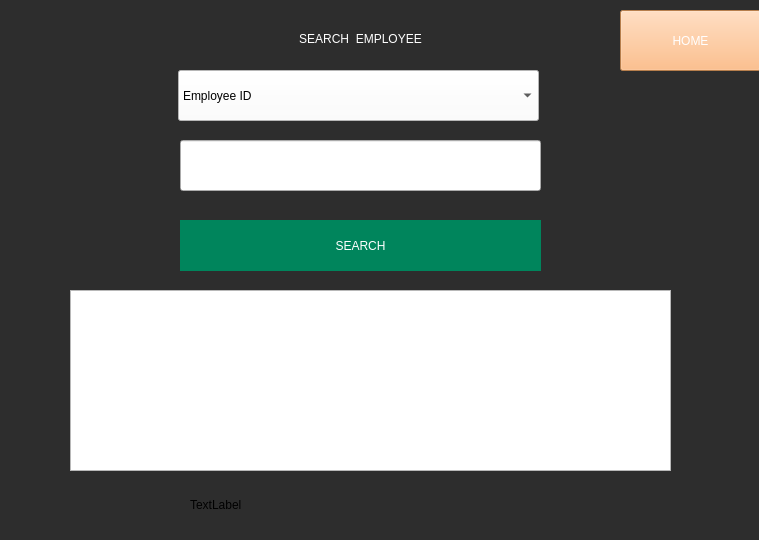
<?xml version="1.0" encoding="UTF-8"?>
<ui version="4.0">
 <class>Searchdetails</class>
 <widget class="QDialog" name="Searchdetails">
  <property name="geometry">
   <rect>
    <x>0</x>
    <y>0</y>
    <width>759</width>
    <height>540</height>
   </rect>
  </property>
  <property name="windowTitle">
   <string>Dialog</string>
  </property>
  <property name="styleSheet">
   <string notr="true">#Searchdetails
{
	background:#2D2D2D;
}</string>
  </property>
  <widget class="QLabel" name="label">
   <property name="geometry">
    <rect>
     <x>176</x>
     <y>3</y>
     <width>361</width>
     <height>71</height>
    </rect>
   </property>
   <property name="styleSheet">
    <string notr="true">color:rgb(255, 255, 255)
</string>
   </property>
   <property name="text">
    <string>                                     SEARCH  EMPLOYEE</string>
   </property>
  </widget>
  <widget class="QComboBox" name="SearchBox">
   <property name="geometry">
    <rect>
     <x>178</x>
     <y>70</y>
     <width>361</width>
     <height>51</height>
    </rect>
   </property>
   <property name="styleSheet">
    <string notr="true">color: black;
background-color: rgb(255, 255, 255);</string>
   </property>
   <item>
    <property name="text">
     <string>Employee ID</string>
    </property>
   </item>
   <item>
    <property name="text">
     <string>Name</string>
    </property>
   </item>
   <item>
    <property name="text">
     <string>Department</string>
    </property>
   </item>
  </widget>
  <widget class="QLineEdit" name="lineEdit_Sname">
   <property name="geometry">
    <rect>
     <x>180</x>
     <y>140</y>
     <width>361</width>
     <height>51</height>
    </rect>
   </property>
  </widget>
  <widget class="QPushButton" name="SearchBut">
   <property name="geometry">
    <rect>
     <x>180</x>
     <y>220</y>
     <width>361</width>
     <height>51</height>
    </rect>
   </property>
   <property name="styleSheet">
    <string notr="true">#SearchBut
{
	background:#00855C;
	border:none;
	color:white;
}

#SearchBut:hover
{
	background:#2D2D2D;
	border:2px solid #00855C;
	color:#00855C;
}</string>
   </property>
   <property name="text">
    <string>SEARCH</string>
   </property>
  </widget>
  <widget class="QTableView" name="EmptableView">
   <property name="geometry">
    <rect>
     <x>70</x>
     <y>290</y>
     <width>601</width>
     <height>181</height>
    </rect>
   </property>
  </widget>
  <widget class="QPushButton" name="HomeButton">
   <property name="geometry">
    <rect>
     <x>620</x>
     <y>10</y>
     <width>141</width>
     <height>61</height>
    </rect>
   </property>
   <property name="styleSheet">
    <string notr="true">color:white;
background-color: rgb(255, 176, 107);</string>
   </property>
   <property name="text">
    <string>HOME</string>
   </property>
  </widget>
  <widget class="QLabel" name="searchconnection">
   <property name="geometry">
    <rect>
     <x>190</x>
     <y>489</y>
     <width>321</width>
     <height>31</height>
    </rect>
   </property>
   <property name="text">
    <string>TextLabel</string>
   </property>
  </widget>
 </widget>
 <resources/>
 <connections/>
</ui>
